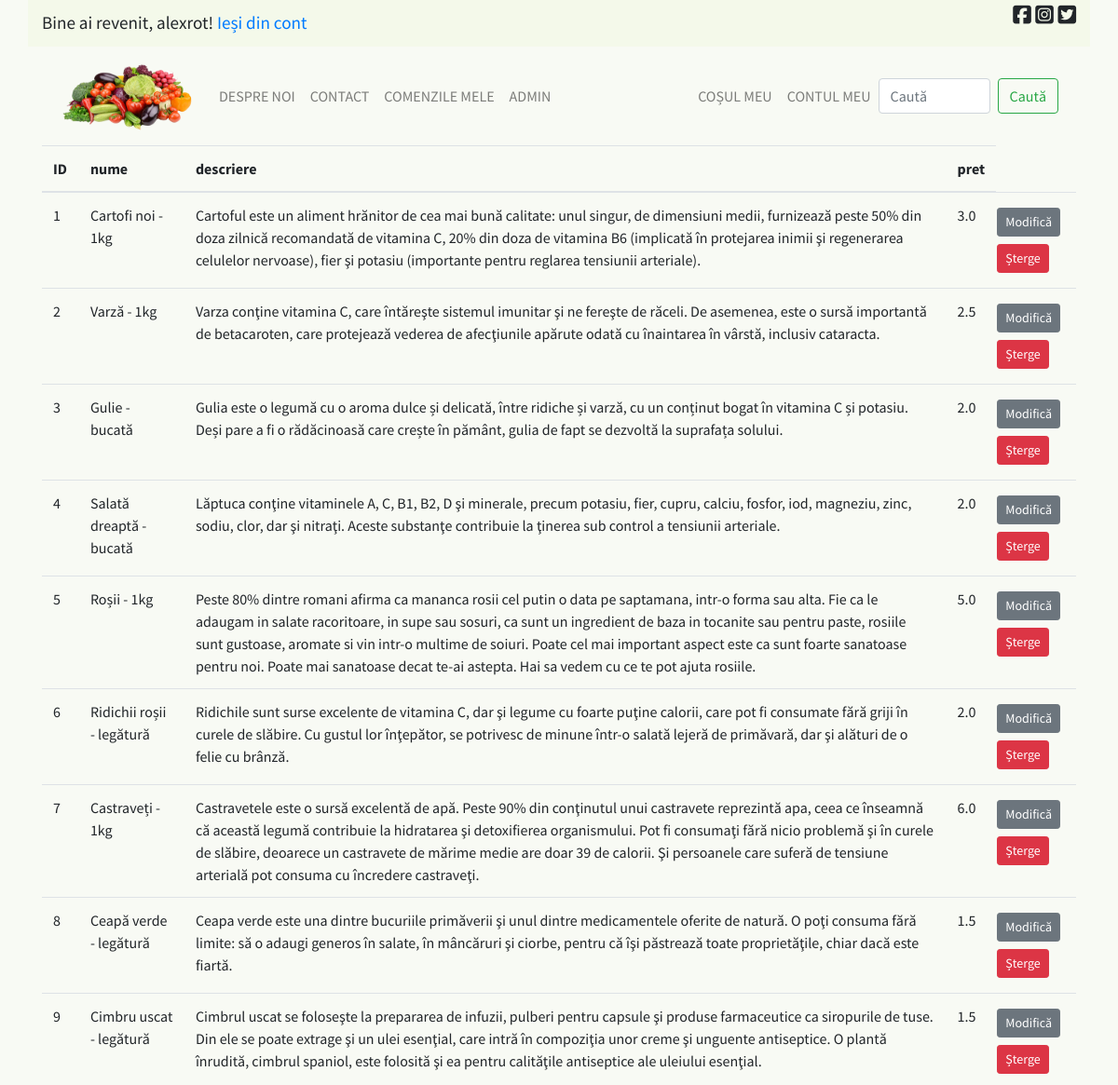
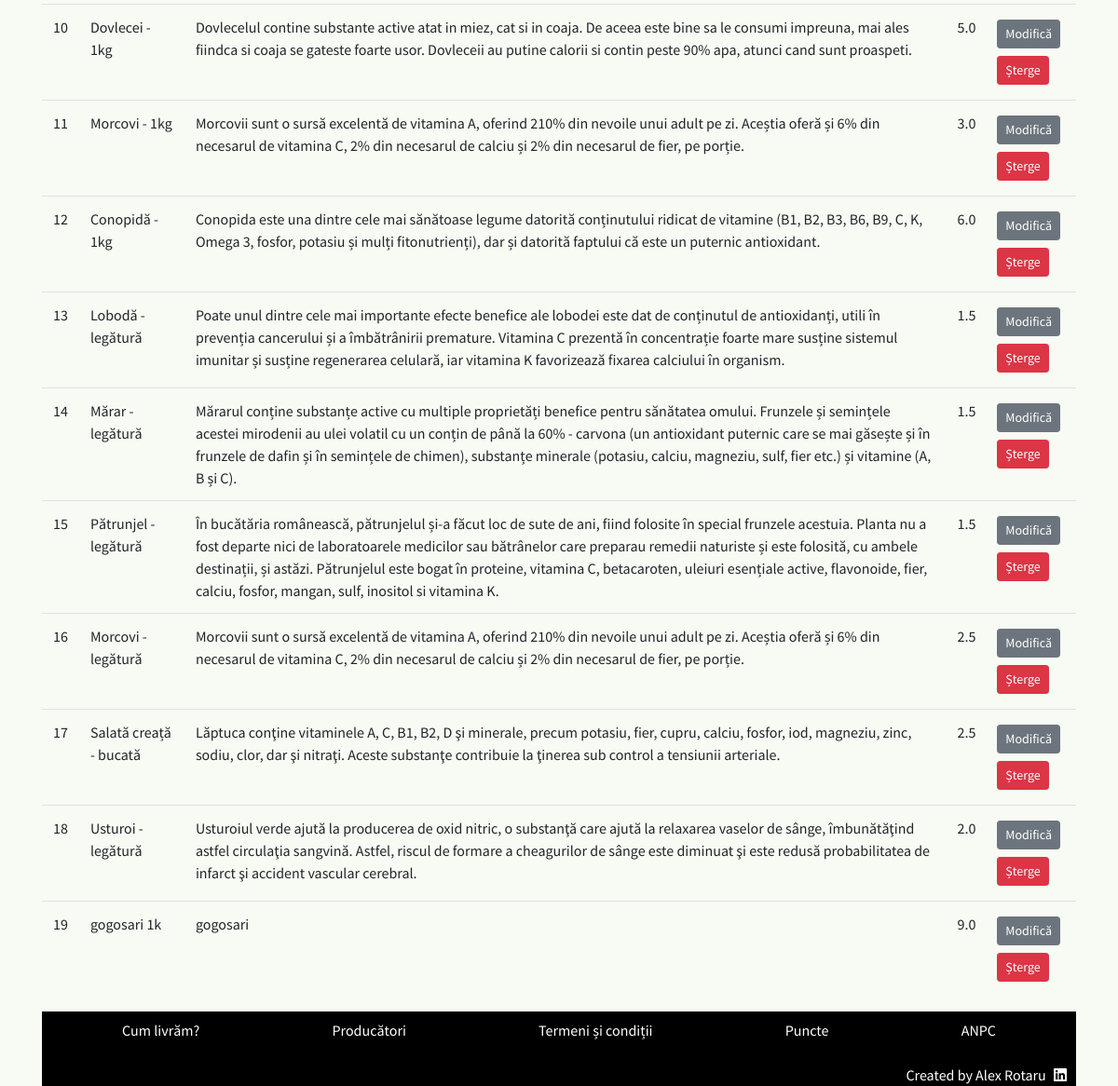
Page /admin/produse (signed in) on the earlier database version (2 pictures, top to bottom).
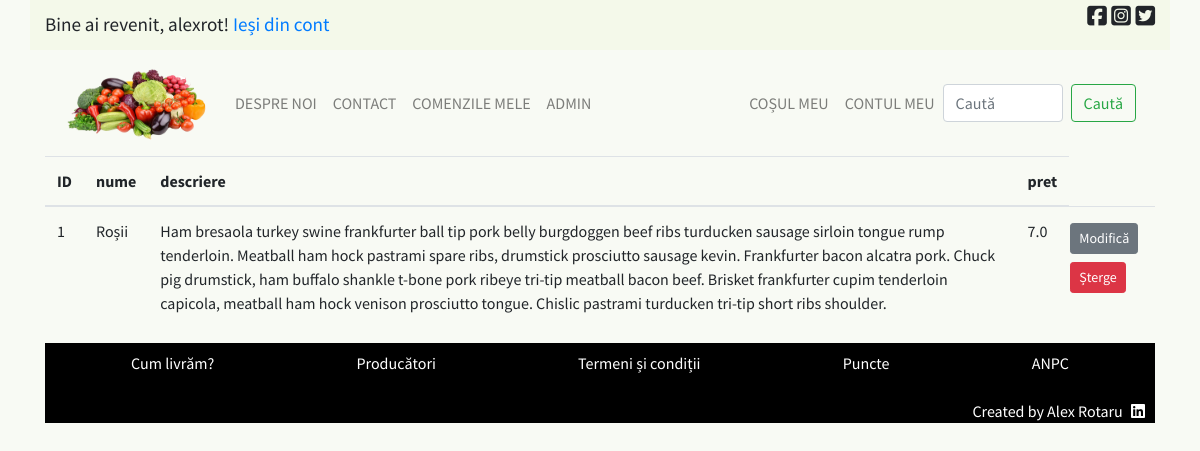
Same page on the later database version.
### licenta/models.py (models this page shows, shortened)
class Produs(database.Model):
    __tablename__ = 'produs'
    id = database.Column(database.Integer, primary_key=True)
    nume = database.Column(database.String(50), nullable=False, unique=True)
    descriere = database.Column(database.String(200))
    poza = database.Column(database.String(30), nullable=False)
    pret = database.Column(database.Float, nullable=False)
    data_adaugarii = database.Column(
        database.DateTime, nullable=False, default=datetime.utcnow)

### licenta/routes.py (the view)
@app.route('/admin/produse')
def all_produse():
    if current_user.is_admin:
        produse = Produs.query.all()
    else:
        return redirect(url_for('home'))
    return render_template('admin_all_produse.html', title='Toate Produsele - Admin Only', produse=produse)

### licenta/models.py (called while the page is built)
@login_manager.user_loader
def load_user(user_id):
    return User.query.get(int(user_id))

### licenta/templates/admin_all_produse.html (shortened to what this page needs)
{% extends "principal.html" %}
{% block continut_unic %}
    <table class="table">
        <thead>
            <th>ID</th>
            <th>nume</th>
            <th>descriere</th>
            <th>pret</th>
        </thead>
        <tbody>
            {% for produs in produse %}
                <tr>
                    <td>{{ produs.id }}</td>
                    <td>{{ produs.nume }}</td>
                    <td>{{ produs.descriere }}</td>
                    <td>{{ produs.pret }}</td>
                    <td>
                        <div class="row">
                            <a class="btn btn-secondary btn-sm m-1" href="{{ url_for('produs_modif', produs_id=produs.id) }}">Modifică</a>
                            <button type="button" class="btn btn-danger btn-sm m-1" data-toggle="modal" data-target="#stergeModal{{ produs.id }}">Șterge</button>
                        </div>
                    </td>
                </tr>
            {% endfor %}
        </tbody>
    </table>
{% endblock %}

Differences in the rows shown:
removed Produs: id "2", nume "Varză - 1kg", descriere "Varza conţine vitamina C, care întăreşte sistemul imunitar şi ne fereşte de răceli. De asemenea, este o sursă importantă de betacaroten, care protejează vederea de afecţiunile apărute odată cu înaintarea în vârstă, inclusiv cataracta.", pret "2.5"
removed Produs: id "3", nume "Gulie - bucată", descriere "Gulia este o legumă cu o aroma dulce și delicată, între ridiche și varză, cu un conținut bogat în vitamina C și potasiu. Deși pare a fi o rădăcinoasă care crește în pământ, gulia de fapt se dezvoltă la suprafața solului.", pret "2.0"
removed Produs: id "4", nume "Salată dreaptă - bucată", descriere "Lăptuca conţine vitaminele A, C, B1, B2, D şi minerale, precum potasiu, fier, cupru, calciu, fosfor, iod, magneziu, zinc, sodiu, clor, dar şi nitraţi. Aceste substanţe contribuie la ţinerea sub control a tensiunii arteriale.", pret "2.0"
removed Produs: id "5", nume "Roșii - 1kg", descriere "Peste 80% dintre romani afirma ca mananca rosii cel putin o data pe saptamana, intr-o forma sau alta. Fie ca le adaugam in salate racoritoare, in supe sau sosuri, ca sunt un ingredient de baza in tocanite sau pentru paste, rosiile sunt gustoase, aromate si vin intr-o multime de soiuri. Poate cel mai important aspect este ca sunt foarte sanatoase pentru noi. Poate mai sanatoase decat te-ai astepta. Hai sa vedem cu ce te pot ajuta rosiile.", pret "5.0"
removed Produs: id "6", nume "Ridichii roșii - legătură", descriere "Ridichile sunt surse excelente de vitamina C, dar şi legume cu foarte puţine calorii, care pot fi consumate fără griji în curele de slăbire. Cu gustul lor înţepător, se potrivesc de minune într-o salată lejeră de primăvară, dar şi alături de o felie cu brânză.", pret "2.0"
removed Produs: id "7", nume "Castraveți - 1kg", descriere "Castravetele este o sursă excelentă de apă. Peste 90% din conţinutul unui castravete reprezintă apa, ceea ce înseamnă că această legumă contribuie la hidratarea şi detoxifierea organismului. Pot fi consumaţi fără nicio problemă şi în curele de slăbire, deoarece un castravete de mărime medie are doar 39 de calorii. Şi persoanele care suferă de tensiune arterială pot consuma cu încredere castraveţi.", pret "6.0"
removed Produs: id "8", nume "Ceapă verde - legătură", descriere "Ceapa verde este una dintre bucuriile primăverii şi unul dintre medicamentele oferite de natură. O poţi consuma fără limite: să o adaugi generos în salate, în mâncăruri şi ciorbe, pentru că îşi păstrează toate proprietăţile, chiar dacă este fiartă.", pret "1.5"
removed Produs: id "9", nume "Cimbru uscat - legătură", descriere "Cimbrul uscat se foloseşte la prepararea de infuzii, pulberi pentru capsule şi produse farmaceutice ca siropurile de tuse. Din ele se poate extrage şi un ulei esenţial, care intră în compoziţia unor creme şi unguente antiseptice. O plantă înrudită, cimbrul spaniol, este folosită şi ea pentru calităţile antiseptice ale uleiului esenţial.", pret "1.5"
removed Produs: id "10", nume "Dovlecei - 1kg", descriere "Dovlecelul contine substante active atat in miez, cat si in coaja. De aceea este bine sa le consumi impreuna, mai ales fiindca si coaja se gateste foarte usor. Dovleceii au putine calorii si contin peste 90% apa, atunci cand sunt proaspeti.", pret "5.0"
removed Produs: id "11", nume "Morcovi - 1kg", descriere "Morcovii sunt o sursă excelentă de vitamina A, oferind 210% din nevoile unui adult pe zi. Aceștia oferă și 6% din necesarul de vitamina C, 2% din necesarul de calciu și 2% din necesarul de fier, pe porție.", pret "3.0"
removed Produs: id "12", nume "Conopidă - 1kg", descriere "Conopida este una dintre cele mai sănătoase legume datorită conținutului ridicat de vitamine (B1, B2, B3, B6, B9, C, K, Omega 3, fosfor, potasiu și mulți fitonutrienți), dar și datorită faptului că este un puternic antioxidant.", pret "6.0"
removed Produs: id "13", nume "Lobodă - legătură", descriere "Poate unul dintre cele mai importante efecte benefice ale lobodei este dat de conținutul de antioxidanți, utili în prevenția cancerului și a îmbătrânirii premature. Vitamina C prezentă în concentrație foarte mare susține sistemul imunitar și susține regenerarea celulară, iar vitamina K favorizează fixarea calciului în organism.", pret "1.5"
removed Produs: id "14", nume "Mărar - legătură", descriere "Mărarul conține substanțe active cu multiple proprietăți benefice pentru sănătatea omului. Frunzele și semințele acestei mirodenii au ulei volatil cu un conțin de până la 60% - carvona (un antioxidant puternic care se mai găsește și în frunzele de dafin și în semințele de chimen), substanțe minerale (potasiu, calciu, magneziu, sulf, fier etc.) și vitamine (A, B și C).", pret "1.5"
removed Produs: id "15", nume "Pătrunjel - legătură", descriere "În bucătăria românească, pătrunjelul și-a făcut loc de sute de ani, fiind folosite în special frunzele acestuia. Planta nu a fost departe nici de laboratoarele medicilor sau bătrânelor care preparau remedii naturiste și este folosită, cu ambele destinații, și astăzi. Pătrunjelul este bogat în proteine, vitamina C, betacaroten, uleiuri esențiale active, flavonoide, fier, calciu, fosfor, mangan, sulf, inositol si vitamina K.", pret "1.5"
removed Produs: id "16", nume "Morcovi - legătură", descriere "Morcovii sunt o sursă excelentă de vitamina A, oferind 210% din nevoile unui adult pe zi. Aceștia oferă și 6% din necesarul de vitamina C, 2% din necesarul de calciu și 2% din necesarul de fier, pe porție.", pret "2.5"
removed Produs: id "17", nume "Salată creață - bucată", descriere "Lăptuca conţine vitaminele A, C, B1, B2, D şi minerale, precum potasiu, fier, cupru, calciu, fosfor, iod, magneziu, zinc, sodiu, clor, dar şi nitraţi. Aceste substanţe contribuie la ţinerea sub control a tensiunii arteriale.", pret "2.5"
removed Produs: id "18", nume "Usturoi - legătură", descriere "Usturoiul verde ajută la producerea de oxid nitric, o substanţă care ajută la relaxarea vaselor de sânge, îmbunătăţind astfel circulaţia sangvină. Astfel, riscul de formare a cheagurilor de sânge este diminuat şi este redusă probabilitatea de infarct şi accident vascular cerebral.", pret "2.0"
removed Produs: id "19", nume "gogosari 1k", descriere "gogosari", pret "9.0"
changed Produs id 1: nume "Cartofi noi - 1kg" → "Roșii"; descriere "Cartoful este un aliment hrănitor de cea mai bună calitate: unul singur, de dimensiuni medii, furnizează peste 50% din doza zilnică recomandată de vitamina C, 20% din doza de vitamina B6 (implicată în protejarea inimii şi regenerarea celulelor nervoase), fier şi potasiu (importante pentru reglarea tensiunii arteriale)." → "Ham bresaola turkey swine frankfurter ball tip pork belly burgdoggen beef ribs turducken sausage sirloin tongue rump tenderloin. Meatball ham hock pastrami spare ribs, drumstick prosciutto sausage kevin. Frankfurter bacon alcatra pork. Chuck pig drumstick, ham buffalo shankle t-bone pork ribeye tri-tip meatball bacon beef. Brisket frankfurter cupim tenderloin capicola, meatball ham hock venison prosciutto tongue. Chislic pastrami turducken tri-tip short ribs shoulder."; pret "3.0" → "7.0"
